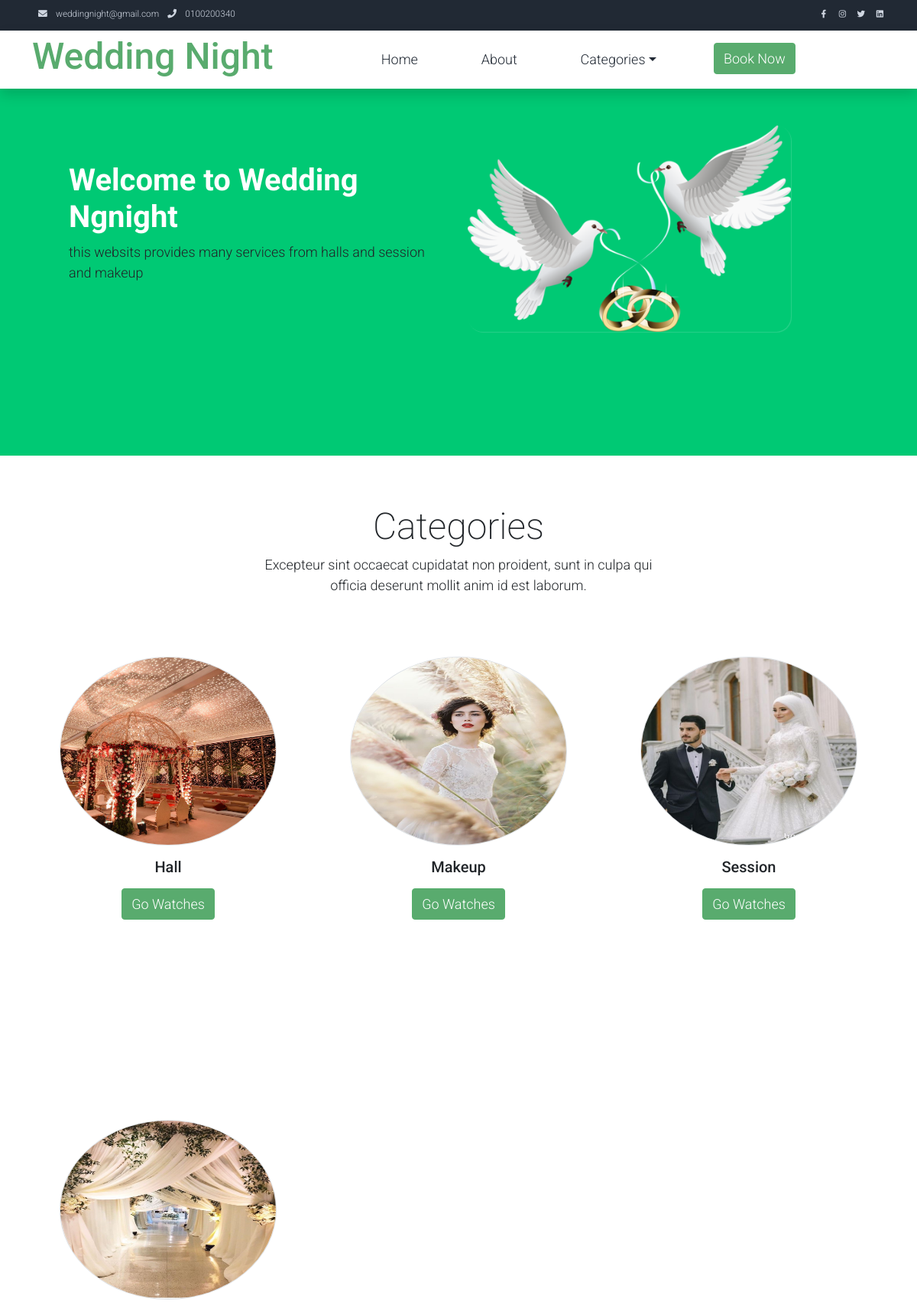
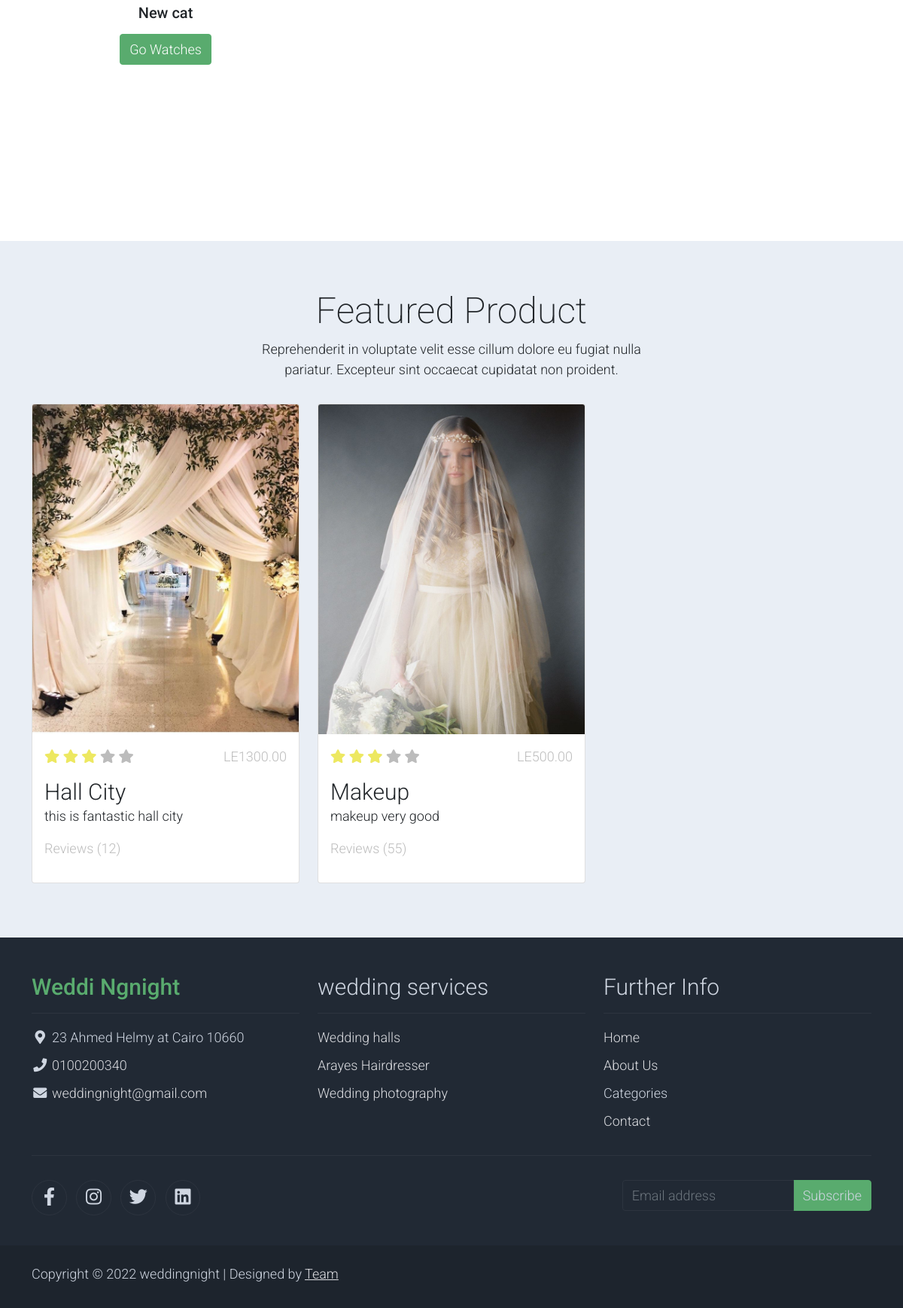
The page / on the database its author committed (2 pictures, top to bottom).
### pages_app/models.py (models this page shows, shortened)
class Banner(models.Model):
    banner_image = models.ImageField(upload_to ='banner',null=True,blank=True)
    heading = models.CharField(max_length=250)
    title = models.TextField()

class Categories(models.Model):
    category_image = models.ImageField(upload_to ='categories',null=True,blank=True)
    title = models.CharField(max_length=250)
    category_url = models.URLField()

class FeaturedProduct(models.Model):
    product_image = models.ImageField(upload_to ='banner',null=True,blank=True)
    product_name = models.CharField(max_length=250)
    product_description = models.TextField()
    product_reviews = models.IntegerField()
    product_price = models.DecimalField(max_digits=7,decimal_places=2)
    product_url = models.URLField()

### pages_app/views.py (the view)
# urls.py: path('',home_page,name='home'),
def home_page(request):
    banner = Banner.objects.all
    Category = Categories.objects.all
    products = FeaturedProduct.objects.all
    footer = Footer.objects.all
    return render(request,'pages/index.html',{
        'banner':banner,
        'Category':Category,
        'products':products,
        'footer':footer,
    })

### templates/pages/index.html (shortened to what this page needs)
{% extends 'base.html' %}
{% load static %}
{% block content %}
    <div id="template-mo-zay-hero-carousel" class="carousel slide img-top-bg" data-bs-ride="carousel" >
        <div class="carousel-inner" style="background-color: #00c974;">
            {% for banner in banner %}
            <div class="carousel-item active">
                <div class="container">
                    <div class="row p-5">
                        <div class="mx-auto col-md-8 col-lg-6 order-lg-last">
                            <img class="img-fluid img-top banner-img" src="{{banner.banner_image.url}}" alt="" style="border-radius: 20px;box-shadow: 1px 1px 1px rgba(255, 255, 255, 0.162);max-width: 85%;
                            height: auto;">
                        </div>
                        <div class="col-lg-6 mb-0 d-flex align-items-center">
                            <div class="text-align-left align-self-center">
                                <h1  style="color: white;"><b>{{banner.heading}}</b></h1>
                                <p> {{banner.title}}
                                </p>
                            </div>
                        </div>
                    </div>
                </div>
            </div>
            {% endfor %}
        </div>
    </div>
    <section class="container py-5">
        <div class="row text-center pt-3">
            <div class="col-lg-6 m-auto">
                <h1 class="h1">Categories</h1>
                <p>
                    Excepteur sint occaecat cupidatat non proident, sunt in culpa qui officia
                    deserunt mollit anim id est laborum.
                </p>
            </div>
        </div>
        <div class="row">
            {% for Category in Category %}
            <div class="col-12 col-md-4 p-5 mt-3">
                <a href="{{Category.category_url}}"><img src="{{Category.category_image.url}}" class=" Categories_img"></a>
                <h5 class="text-center mt-3 mb-3">{{Category.title}}</h5>
                <p class="text-center"><a href="{{Category.category_url}}" class="btn btn-success">Go Watches</a></p>
            </div>
            {% endfor %}
        </div>
    </section>
    <section class="bg-light">
        <div class="container py-5">
            <div class="row text-center py-3">
                <div class="col-lg-6 m-auto">
                    <h1 class="h1">Featured Product</h1>
                    <p>
                        Reprehenderit in voluptate velit esse cillum dolore eu fugiat nulla pariatur.
                        Excepteur sint occaecat cupidatat non proident.
                    </p>
                </div>
            </div>
            <div class="row">
                {% for product in products %}
                <div class="col-12 col-md-4 mb-4">
                    <div class="card h-100">
                        <a href="{{product.product_url.url}}">
                            <img src="{{product.product_image.url}}" class="card-img-top Product-img" alt="...">
                        </a>
                        <div class="card-body">
                            <ul class="list-unstyled d-flex justify-content-between">
                                <li>
                                    <i class="text-warning fa fa-star"></i>
                                    <i class="text-warning fa fa-star"></i>
                                    <i class="text-warning fa fa-star"></i>
                                    <i class="text-muted fa fa-star"></i>
                                    <i class="text-muted fa fa-star"></i>
                                </li>
                                <li class="text-muted text-right">LE{{product.product_price}}</li>
                            </ul>
                            <a href="{{product.product_url.url}}" class="h2 text-decoration-none text-dark">{{product.product_name}}</a>
                            <p class="card-text">
                                {{product.product_description}}
                            </p>
                            <p class="text-muted">Reviews ({{product.product_reviews}})</p>
                        </div>
                    </div>
                </div>
                {% endfor %}
            </div>
        </div>
    </section>
{% endblock %}

### templates/base.html (shortened to what this page needs)
{% load static %}
<!DOCTYPE html>
<html lang="en">
<head>
    <link rel="stylesheet" href="{% static 'assets/css/bootstrap.min.css' %}">
    <link rel="stylesheet" href="{% static 'assets/css/templatemo.css' %}">
    <link rel="stylesheet" href="{% static 'assets/css/custom.css' %}">
    <link rel="stylesheet" href="{% static 'assets/css/style.css' %}">
    <link rel="stylesheet" href="{% static 'assets/css/fontawesome.min.css' %}">
</head>
<body>
     <nav class="navbar navbar-expand-lg bg-dark navbar-light d-none d-lg-block" id="templatemo_nav_top">
        <div class="container text-light">
            <div class="w-100 d-flex justify-content-between">
                <div>
                    <i class="fa fa-envelope mx-2"></i>
                    <a class="navbar-sm-brand text-light text-decoration-none" href="mailto:weddingnight@gmail.com">weddingnight@gmail.com</a>
                    <i class="fa fa-phone mx-2"></i>
                    <a class="navbar-sm-brand text-light text-decoration-none" href="tel:0100200340">0100200340</a>
                </div>
                <div>
                    <a class="text-light" href="https://www.facebook.com" target="_blank" rel="sponsored"><i class="fab fa-facebook-f fa-sm fa-fw me-2"></i></a>
                    <a class="text-light" href="https://www.instagram.com/" target="_blank"><i class="fab fa-instagram fa-sm fa-fw me-2"></i></a>
                    <a class="text-light" href="https://twitter.com/" target="_blank"><i class="fab fa-twitter fa-sm fa-fw me-2"></i></a>
                    <a class="text-light" href="https://www.linkedin.com/" target="_blank"><i class="fab fa-linkedin fa-sm fa-fw"></i></a>
                </div>
            </div>
        </div>
    </nav>
   <nav class="navbar navbar-expand-lg navbar-light shadow sticky-top p-0">
    <div class="container d-flex justify-content-between align-items-center">
        <a class="navbar-brand text-success logo h1 align-self-center" href="{% url 'links:home' %}">
          Wedding Night
        </a>
    <div class="collapse navbar-collapse" id="navbarCollapse">
        <div class="align-self-center collapse navbar-collapse flex-fill  d-lg-flex justify-content-lg-between" id="templatemo_main_nav">
            <div class="flex-fill">
                <ul class="nav navbar-nav d-flex justify-content-between mx-lg-auto">
                    <li class="nav-item">
                        <a class="nav-link" href="{% url 'links:home' %}">Home</a>
                    </li>
                    <li class="nav-item">
                        <a class="nav-link" href="{% url 'links:about' %}">About</a>
                    </li>
                    <li class="nav-item">
                        <div class="nav-item dropdown">
                            <a href="#" class="nav-link dropdown-toggle" data-bs-toggle="dropdown">Categories</a>
                        </div>
                    </li>
                    <li class="nav-item">
                        <a class="btn btn-success" href="{% url 'links:contact' %}" style="color: white;">Book Now</a>
                    </li>
                </ul>
            </div>
        </div>
      </div>
    </div>
</nav>
{% block content %}
{% endblock %}
 <footer class="bg-dark" id="tempaltemo_footer">
    <div class="container">
        <div class="row">
            <div class="col-md-4 pt-5">
                <h2 class="h2 text-success border-bottom pb-3 border-light logo">Weddi Ngnight</h2>
                <ul class="list-unstyled text-light footer-link-list">
                    <li>
                        <i class="fas fa-map-marker-alt fa-fw"></i>
                        23 Ahmed Helmy at Cairo 10660
                    </li>
                    <li>
                        <i class="fa fa-phone fa-fw"></i>
                        <a class="text-decoration-none" href="tel:0100200340">0100200340</a>
                    </li>
                    <li>
                        <i class="fa fa-envelope fa-fw"></i>
                        <a class="text-decoration-none" href="mailto:weddingnight@gmail.com">weddingnight@gmail.com</a>
                    </li>
                </ul>
            </div>
            <div class="col-md-4 pt-5">
                <h2 class="h2 text-light border-bottom pb-3 border-light">wedding services</h2>
                <ul class="list-unstyled text-light footer-link-list">
                    <li><a class="text-decoration-none" href="halls.html">Wedding halls</a></li>
                    <li><a class="text-decoration-none" href="makeup.html">Arayes Hairdresser</a></li>
                    <li><a class="text-decoration-none" href="session.html">Wedding photography</a></li>
                </ul>
            </div>
            <div class="col-md-4 pt-5">
                <h2 class="h2 text-light border-bottom pb-3 border-light">Further Info</h2>
                <ul class="list-unstyled text-light footer-link-list">
                    <li><a class="text-decoration-none" href="index.html">Home</a></li>
                    <li><a class="text-decoration-none" href="about.html">About Us</a></li>
                    <li><a class="text-decoration-none" href="index.html"></a>Categories</li>
                    <li><a class="text-decoration-none" href="contact.html">Contact</a></li>
                </ul>
            </div>
        </div>
        <div class="row text-light mb-4">
            <div class="col-12 mb-3">
                <div class="w-100 my-3 border-top border-light"></div>
            </div>
            <div class="col-auto me-auto">
                <ul class="list-inline text-left footer-icons">
                    <li class="list-inline-item border border-light rounded-circle text-center">
                        <a class="text-light text-decoration-none" target="_blank" href="http://facebook.com/"><i class="fab fa-facebook-f fa-lg fa-fw"></i></a>
                    </li>
                    <li class="list-inline-item border border-light rounded-circle text-center">
                        <a class="text-light text-decoration-none" target="_blank" href="https://www.instagram.com/"><i class="fab fa-instagram fa-lg fa-fw"></i></a>
                    </li>
                    <li class="list-inline-item border border-light rounded-circle text-center">
                        <a class="text-light text-decoration-none" target="_blank" href="https://twitter.com/"><i class="fab fa-twitter fa-lg fa-fw"></i></a>
                    </li>
                    <li class="list-inline-item border border-light rounded-circle text-center">
                        <a class="text-light text-decoration-none" target="_blank" href="https://www.linkedin.com/"><i class="fab fa-linkedin fa-lg fa-fw"></i></a>
                    </li>
                </ul>
            </div>
            <div class="col-auto">
                <div class="input-group mb-2">
                    <input type="text" class="form-control bg-dark border-light" id="subscribeEmail" placeholder="Email address">
                    <div class="input-group-text btn-success text-light">Subscribe</div>
                </div>
            </div>
        </div>
    </div>
    <div class="w-100 bg-black py-3">
        <div class="container">
            <div class="row pt-2">
                <div class="col-12">
                    <p class="text-left text-light">
                        Copyright &copy; 2022 weddingnight
                        | Designed by <a rel="sponsored" href="https://Team.com" target="_blank">Team</a>
                    </p>
                </div>
            </div>
        </div>
    </div>
</footer>
</body>
</html>

### static/assets/css/templatemo.css (style rules this page uses)
body, ul, li, p, a, label, input, div { font-family: 'Roboto', sans-serif; font-size: 18px !important; font-weight: 300 !important; }
.h1 { font-family: 'Roboto', sans-serif; font-size: 48px !important; font-weight: 200 !important; }
.h2 { font-family: 'Roboto', sans-serif; font-size: 30px !important; font-weight: 300; }
.logo { font-weight: 500 !important; }
.text-warning { color: #ede861 !important; }
.text-muted { color: #bcbcbc !important; }
.text-success { color: #59ab6e !important; }
.text-light { color: #cfd6e1 !important; }
.bg-dark { background-color: #212934 !important; }
.bg-light { background-color: #e9eef5 !important; }
.bg-black { background-color: #1d242d !important; }
.btn-success { background-color: #59ab6e !important; border-color: #56ae6c !important; }
#templatemo_nav_top { min-height: 40px; }
#templatemo_nav_top * { font-size: .9em !important; }
#templatemo_main_nav a { color: #212934; }
#template-mo-zay-hero-carousel { background: #efefef !important; }
.form-control { border: 1px solid #e8e8e8; }
#tempaltemo_footer a { color: #dcdde1; }
#tempaltemo_footer ul.footer-link-list li { padding-top: 10px; }
#tempaltemo_footer ul.footer-icons li { width: 2.6em; height: 2.6em; line-height: 2.6em; }
#tempaltemo_footer .border-light { border-color: #2d343f !important; }
@media (min-width: 768px) { #templatemo_main_nav .navbar-nav { max-width: 450px; } }
@media (min-width: 992px) { #templatemo_main_nav .navbar-nav { max-width: 550px; } }
@media (min-width: 992px) { #template-mo-zay-hero-carousel .carousel-item { min-height: 30rem !important; } }

### static/assets/css/style.css (style rules this page uses)
.Categories_img { border-radius: 50% ; border: 1px solid #dee2e6 ; width: 100%; height: 50%; }
.banner-img { width: 750px; height: 520px; }
.Product-img { height: 438px; }

### rows shown on the page
Banner: banner_image (picture), heading "Welcome to Wedding Ngnight", title "this websits provides many services from halls and session and makeup"
Categories: category_image (picture), title "Hall"
Categories: category_image (picture), title "Makeup"
Categories: category_image (picture), title "Session"
Categories: category_image (picture), title "New cat"
FeaturedProduct: product_image (picture), product_price "1300.00", product_name "Hall City", product_description "this is fantastic hall city", product_reviews "12"
FeaturedProduct: product_image (picture), product_price "500.00", product_name "Makeup", product_description "makeup very good", product_reviews "55"
